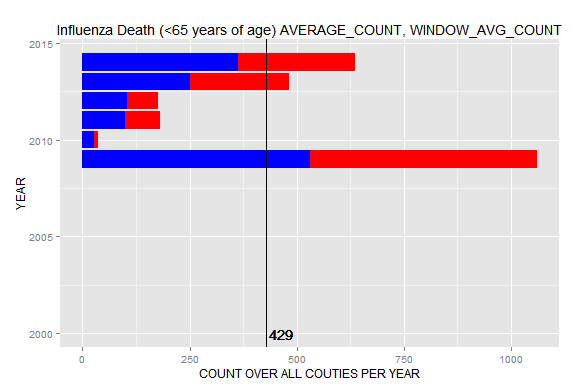

Generate this figure with R:
df <- data.frame(fromJSON(getURL(URLencode(gsub("\n", " ", 'skipper.cs.utexas.edu:5001/rest/native/?query=
"select YEAR, DISEASE, sum_COUNT, sum(sum_COUNT) 
                                                OVER (PARTITION BY DISEASE) as window_avg_COUNT
                                                from 
                                                (select YEAR, DISEASE, sum(COUNT) as sum_COUNT
                                                from Infectious_Diseases
                                                where DISEASE = (\'Influenza Death (<65 years of age)\') and (SEX=(\'Male\') OR SEX=(\'Female\') )
                                                group by YEAR, DISEASE)
                                                order by DISEASE;"
                                                ')), httpheader=c(DB='jdbc:oracle:thin:@sayonara.microlab.cs.utexas.edu:1521:orcl', USER='C##cs329e_hys82', PASS='orcl_hys82', MODE='native_mode', MODEL='model', returnDimensions = 'False', returnFor = 'JSON', p1=KPI_Low_Max_value, p2=KPI_Medium_Max_value), verbose = TRUE))); 

dfMALE <- data.frame(fromJSON(getURL(URLencode(gsub("\n", " ", 'skipper.cs.utexas.edu:5001/rest/native/?query=
                                                    "select YEAR, DISEASE, sum_COUNT, sum(sum_COUNT) 
                                                    OVER (PARTITION BY DISEASE) as window_avg_COUNT
                                                    from 
                                                    (select YEAR, DISEASE, sum(COUNT) as sum_COUNT
                                                    from Infectious_Diseases
                                                    where DISEASE = (\'Influenza Death (<65 years of age)\') and SEX=(\'Male\')
                                                    group by YEAR, DISEASE)
                                                    order by DISEASE;"
                                                    ')), httpheader=c(DB='jdbc:oracle:thin:@sayonara.microlab.cs.utexas.edu:1521:orcl', USER='C##cs329e_hys82', PASS='orcl_hys82', MODE='native_mode', MODEL='model', returnDimensions = 'False', returnFor = 'JSON', p1=KPI_Low_Max_value, p2=KPI_Medium_Max_value), verbose = TRUE)));

ggplot() + 
  coord_cartesian() + 
  scale_x_continuous() +
  scale_y_continuous() +
  labs(title='Influenza Death (<65 years of age) AVERAGE_COUNT, WINDOW_AVG_COUNT') +
  labs(x=paste("YEAR"), y=paste("COUNT OVER ALL COUTIES PER YEAR")) +
  layer(data=df, 
        mapping=aes(x=YEAR, y=SUM_COUNT), 
        stat="identity", 
        stat_params=list(), 
        geom="bar",
        geom_params=list(fill="RED"), 
        position=position_identity()
  ) + coord_flip() +
  layer(data=dfMALE, 
        mapping=aes(x=YEAR, y=SUM_COUNT), 
        stat="identity", 
        stat_params=list(), 
        geom="bar",
        geom_params=list(fill="BLUE"), 
        position=position_identity()
  ) + coord_flip() +
  layer(data=df, 
        mapping=aes(yintercept = WINDOW_AVG_COUNT/6), 
        geom="hline",
        geom_params=list(colour="BLACK")
  ) +
  layer(data=df, 
        mapping=aes(x=2000, y=round(WINDOW_AVG_COUNT/6), label=round(WINDOW_AVG_COUNT/6)), 
        stat="identity", 
        stat_params=list(), 
        geom="text",
        geom_params=list(colour="black", hjust=-.1), 
        position=position_identity()
  )
